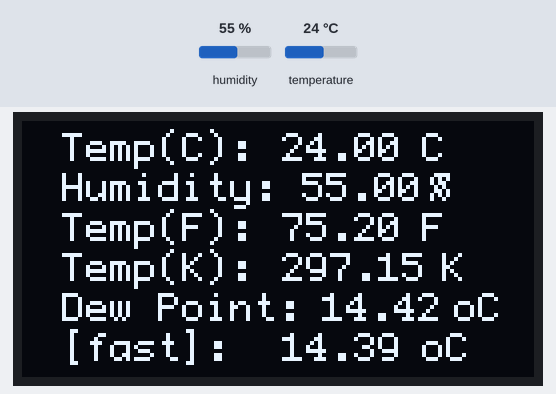
Bench run of a sketch on a simulated Arduino Uno, built with avr-gcc and run on an emulated ATmega328P. Shown: 128×64 one-colour display. Wiring (inferred from the names in the program): DHT11 sensor: data pin 2. Inputs (shaded band) come from the test bench; at power-on: humidity 55 %, temperature 24 °C.

Above: at 6.0 s.
6.1 s: humidity set to 22 %
At 11.0 s:
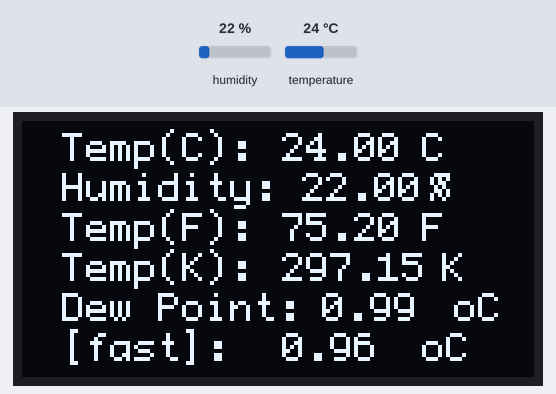
17.1 s: temperature set to 12 °C
At 22.3 s:
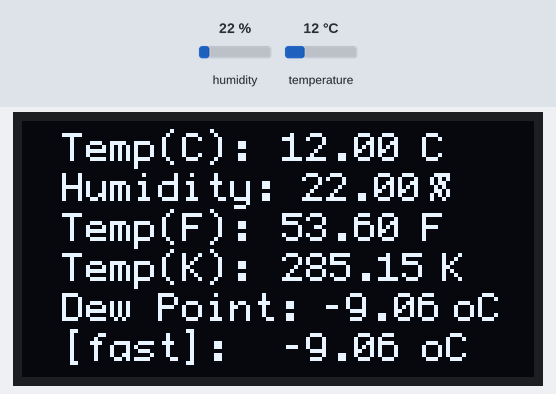
27.4 s: humidity set to 40 %
At 32.4 s:
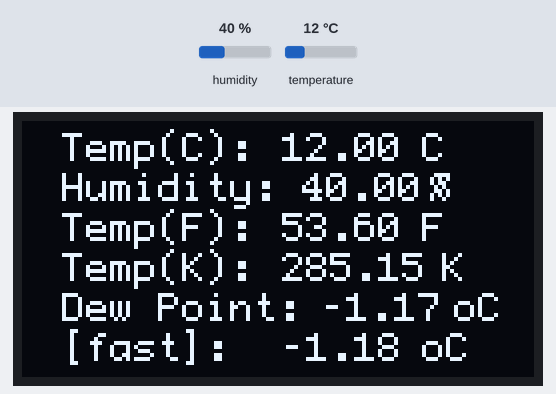
37.8 s: temperature set to 19 °C
At 42.5 s:
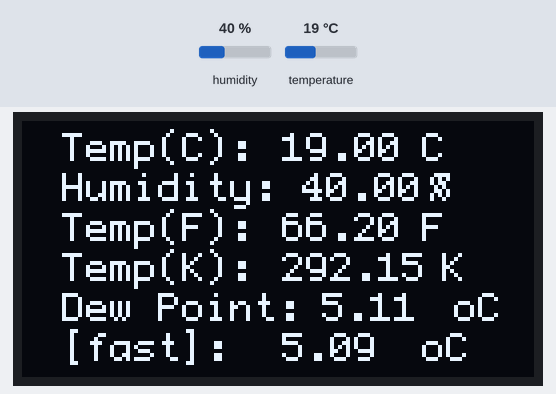
Timing chart, 0 to 44.0 s (numbered marks = the images above; inputs shaded):
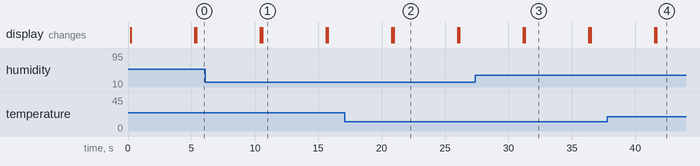

Measured:
- after the input at 6.1 s, the display: first differs from a run without the input after 4.5 s (image 1)
- after the input at 17.1 s, the display: first differs from a run without the input after 3.8 s (image 2)
- after the input at 27.4 s, the display: first differs from a run without the input after 3.9 s (image 3)
- after the input at 37.8 s, the display: first differs from a run without the input after 3.9 s (image 4)
- what the display in image 1 shows lasts 5.0 s, from 10.6 s to 15.6 s

The sketch:

OLED_Temperature.ino
```cpp
#include <U8g2lib.h>
#include "dht11.h"

dht11 DHT11;
const int DHT11PIN = 2;
//#define DHT11PIN 2

// OLED-screen setup
const int clk	= 9;
const int mosi	= 10;
const int res	= 11;
const int dc	= 12;
const int cs	= 13;
U8G2_SH1106_128X64_NONAME_F_4W_SW_SPI u8g2(U8G2_R0, clk, mosi, cs, dc, res);

double Fahrenheit(double c)
{
	return 1.8 * c + 32;
}

double Kelvin(double c)
{
	return c + 273.15;
}

double dew_point(double celcius, double humidity)
{
	double A0	= 373.15 / (273.15 + celcius);
	double sum	= -7.90298 * (A0 - 1);
	sum += 5.02808 * log10(A0);
	sum += -1.3816e-7 * (pow(10, (11.344 * (1-A0))) -  1);
	sum +=  8.1328e-3 * (pow(10, (-3.49149 * (A0-1))) - 1);
	sum += log10(1013.246);
	double vp = pow(10, sum-3) * humidity;
	double tmp = log(vp/0.61078);
	return (241.88 * tmp) / (17.558-tmp);
}

double dew_point_fast(double celcius, double humidity)
{
	double x = 17.271;
	double y = 237.7;
	double temp = (x * celcius) / (y + celcius) + log(humidity/100);
	double xy = (y * temp) / (x - temp);
	return xy;
}


void setup(void)
{
	u8g2.begin();
	u8g2.setContrast(255);
	u8g2.setFont(u8g2_font_profont11_tr);
}

void loop(void)
{
	DHT11.read(DHT11PIN);
	u8g2.clear();
	u8g2.setFont(u8g2_font_profont11_tr);
	u8g2.firstPage();
	do
	{
		// First output is temp in degrees Celcius
		u8g2.drawStr(10, 10, "Temp(C): ");
		u8g2.setCursor(65, 10);
		u8g2.print(static_cast<double>(DHT11.temperature));
		u8g2.drawStr(100, 10, "C");

		// Second output is the humidity in %
		u8g2.drawStr(10, 20, "Humidity: ");
		u8g2.setCursor(70, 20);
		u8g2.print(static_cast<double>(DHT11.humidity));
		u8g2.drawStr(102, 20, "%");

		// Third output is temp in degrees Fahrenheit
		u8g2.drawStr(10, 30, "Temp(F): ");
		u8g2.setCursor(65, 30);
		u8g2.print(Fahrenheit(DHT11.temperature));
		u8g2.drawStr(100, 30, "F");

		// Fourth output is temp in degrees Kelvin
		u8g2.drawStr(10, 40, "Temp(K): ");
		u8g2.setCursor(65, 40);
		u8g2.print(Kelvin(DHT11.temperature));
		u8g2.drawStr(105, 40, "K");

		// Fifth and final output is of the two dew_point calculations
		u8g2.drawStr(10, 50, "Dew Point: ");
  		u8g2.setCursor(75, 50);
		u8g2.print(dew_point(DHT11.temperature, DHT11.humidity));
		u8g2.drawStr(108, 50, "oC");

  		u8g2.drawStr(10, 60, "[fast]: ");
		u8g2.setCursor(65, 60);
  		u8g2.print(dew_point_fast(DHT11.temperature, DHT11.humidity));
  		u8g2.drawStr(100, 60, "oC");

	} while (u8g2.nextPage());
	delay(5000);
}
```

dht11.cpp
```cpp
// DATASHEET: http://www.micro4you.com/files/sensor/DHT11.pdf
// HISTORY:
// George Hadjikyriacou - Original version (??)
// Mod by SimKard - Version 0.2 (24/11/2010)
// Mod by Rob Tillaart - Version 0.3 (28/03/2011)
// + added comments
// + removed all non DHT11 specific code
// + added references
// Mod by Rob Tillaart - Version 0.4 (17/03/2012)
// + added 1.0 support
// Mod by Rob Tillaart - Version 0.4.1 (19/05/2012)
// + added error codes
//
// Final version: Connor Wilhoit - Version 0.69 (05/19/2019)

#include "dht11.h"

/* Return values:
 * DHTLIB_OK
 * DHTLIB_ERROR_CHECKSUM
 * DHTLIB_ERROR_TIMEOUT
 */
int dht11::read(int pin)
{
	// BUFFER TO RECEIVE
	uint8_t bits[5];
	uint8_t cnt = 7;
	uint8_t idx = 0;

	// EMPTY BUFFER
	for (int i=0; i< 5; i++) bits[i] = 0;

	// REQUEST SAMPLE
	pinMode(pin, OUTPUT);
	digitalWrite(pin, LOW);
	delay(18);
	digitalWrite(pin, HIGH);
	delayMicroseconds(40);
	pinMode(pin, INPUT);

	// ACKNOWLEDGE or TIMEOUT
	unsigned int loopCnt = 10000;
	while(digitalRead(pin) == LOW)
		if (loopCnt-- == 0) return DHTLIB_ERROR_TIMEOUT;

	loopCnt = 10000;
	while(digitalRead(pin) == HIGH)
		if (loopCnt-- == 0) return DHTLIB_ERROR_TIMEOUT;

	// READ OUTPUT - 40 BITS => 5 BYTES or TIMEOUT
	for (int i=0; i<40; i++)
	{
		loopCnt = 10000;
		while(digitalRead(pin) == LOW)
			if (loopCnt-- == 0) return DHTLIB_ERROR_TIMEOUT;

		unsigned long t = micros();

		loopCnt = 10000;
		while(digitalRead(pin) == HIGH)
			if (loopCnt-- == 0) return DHTLIB_ERROR_TIMEOUT;

		if ((micros() - t) > 40) bits[idx] |= (1 << cnt);
		if (cnt == 0)   // next byte?
		{
			cnt = 7;    // restart at MSB
			idx++;      // next byte!
		}
		else cnt--;
	}

	// WRITE TO RIGHT VARS as bits[1] and bits[3] are allways zero they are omitted in formulas.
	humidity    = bits[0];
	temperature = bits[2];

	uint8_t sum = bits[0] + bits[2];

	if (bits[4] != sum) return DHTLIB_ERROR_CHECKSUM;
	return DHTLIB_OK;
}
```

dht11.h
```cpp
#ifndef dht11_h
#define dht11_h

#if defined(ARDUINO) && (ARDUINO >= 100)
#include <Arduino.h>
#else
#include <WProgram.h>
#endif

#define DHT11LIB_VERSION "0.69"

#define DHTLIB_OK				0
#define DHTLIB_ERROR_CHECKSUM	-1
#define DHTLIB_ERROR_TIMEOUT	-2

class dht11
{
public:
    int read(int pin);
	int humidity;
	int temperature;
};
#endif
```
